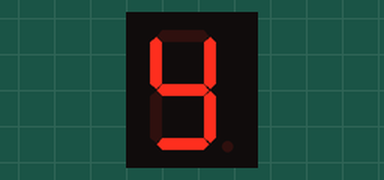
A sketch run on a simulated Arduino Uno, built with avr-gcc and run on an emulated ATmega328P. Shown: 1-digit seven-segment display. Wiring (inferred from the names in the program): 1-digit 7-segment display, segments lit when HIGH: segments pin 5, pin 6, pin 7, pin 8, pin 9, pin 10, pin 11. The segment pins are drawn as the display they are named for.

Above: at 0.1 s.
At 1.1 s:
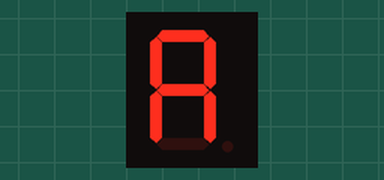
At 2.1 s:
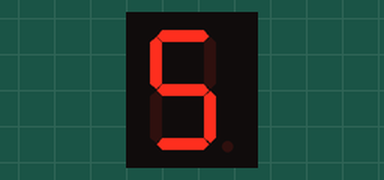
At 4.1 s:
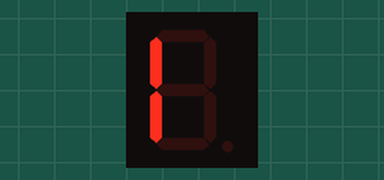
At 7.1 s:
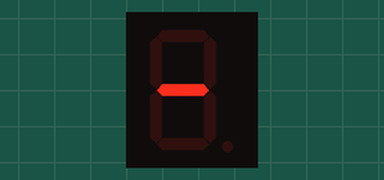
At 12.1 s:
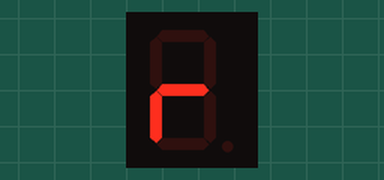

Measured:
- by itself, everything shown: repeats every 13.0 s, in 12 steps
- what the display in image 1 shows lasts 1.0 s, from 1.0 s to 2.0 s
- what the display in image 2 shows lasts 2.0 s, from 2.0 s to 4.0 s

The sketch:

Programa_1.ino
```cpp
/************************************************************************
**                                                                     **
**                TITOL: 7 segement amb Pulsado                        **
**                                                                     **
**                                                                     **
**   Nom : Yassine hakar                             DATA: 09/02/2017  **
************************************************************************/

//****************************INCLUDE ***********************************

//*************************** VARIABLES *********************************

int segA = 5;
int segB = 6;
int segC = 7;
int segD = 8;
int segE = 9;
int segF = 10;
int segG = 11;
//**************************** SERUP ************************************

void setup()
{
  pinMode(segA, OUTPUT);
  pinMode(segB, OUTPUT);
  pinMode(segC, OUTPUT);
  pinMode(segD, OUTPUT);
  pinMode(segE, OUTPUT);
  pinMode(segF, OUTPUT);
  pinMode(segG, OUTPUT);

  }

//******************************LOOP*************************************


void loop() {                        //inicia el bucle del probrama void loop()  {
 //Y
   digitalWrite(segA, LOW);
   digitalWrite(segB, HIGH);
   digitalWrite(segC, HIGH);
   digitalWrite(segD, HIGH);
   digitalWrite(segE, LOW);
   digitalWrite(segF, HIGH);
   digitalWrite(segG, HIGH);

  delay(1000);
  //A
   digitalWrite(segA, HIGH);
   digitalWrite(segB, HIGH);
   digitalWrite(segC, HIGH);
   digitalWrite(segD, LOW);
   digitalWrite(segE, HIGH);
   digitalWrite(segF, HIGH);
   digitalWrite(segG, HIGH);

  delay(1000);

   //S
   digitalWrite(segA, HIGH);
   digitalWrite(segB, LOW);
   digitalWrite(segC, HIGH);
   digitalWrite(segD, HIGH);
   digitalWrite(segE, LOW);
   digitalWrite(segF, HIGH);
   digitalWrite(segG, HIGH);

  delay(1000);

    //S
   digitalWrite(segA, HIGH);
   digitalWrite(segB, LOW);
   digitalWrite(segC, HIGH);
   digitalWrite(segD, HIGH);
   digitalWrite(segE, LOW);
   digitalWrite(segF, HIGH);
   digitalWrite(segG, HIGH);

  delay(1000);

    //I
   digitalWrite(segA, LOW);
   digitalWrite(segB, LOW);
   digitalWrite(segC, LOW);
   digitalWrite(segD, LOW);
   digitalWrite(segE, HIGH);
   digitalWrite(segF, HIGH);
   digitalWrite(segG, LOW);

  delay(1000);

    //N
   digitalWrite(segA, LOW);
   digitalWrite(segB, LOW);
   digitalWrite(segC, HIGH);
   digitalWrite(segD, LOW);
   digitalWrite(segE, HIGH);
   digitalWrite(segF, LOW);
   digitalWrite(segG, HIGH);

  delay(1000);

    //E
   digitalWrite(segA, HIGH);
   digitalWrite(segB, LOW);
   digitalWrite(segC, LOW);
   digitalWrite(segD, HIGH);
   digitalWrite(segE, HIGH);
   digitalWrite(segF, HIGH);
   digitalWrite(segG, HIGH);

  delay(1000);


    //_
   digitalWrite(segA, LOW);
   digitalWrite(segB, LOW);
   digitalWrite(segC, LOW);
   digitalWrite(segD, LOW);
   digitalWrite(segE, LOW);
   digitalWrite(segF, LOW);
   digitalWrite(segG, HIGH);

  delay(1000);

    //H
   digitalWrite(segA, LOW);
   digitalWrite(segB, HIGH);
   digitalWrite(segC, HIGH);
   digitalWrite(segD, LOW);
   digitalWrite(segE, HIGH);
   digitalWrite(segF, HIGH);
   digitalWrite(segG, HIGH);

  delay(1000);

      //A
   digitalWrite(segA, HIGH);
   digitalWrite(segB, HIGH);
   digitalWrite(segC, HIGH);
   digitalWrite(segD, LOW);
   digitalWrite(segE, HIGH);
   digitalWrite(segF, HIGH);
   digitalWrite(segG, HIGH);

  delay(1000);

      //K
   digitalWrite(segA, LOW);
   digitalWrite(segB, HIGH);
   digitalWrite(segC, HIGH);
   digitalWrite(segD, LOW);
   digitalWrite(segE, HIGH);
   digitalWrite(segF, HIGH);
   digitalWrite(segG, HIGH);

  delay(1000);

     //A
   digitalWrite(segA, HIGH);
   digitalWrite(segB, HIGH);
   digitalWrite(segC, HIGH);
   digitalWrite(segD, LOW);
   digitalWrite(segE, HIGH);
   digitalWrite(segF, HIGH);
   digitalWrite(segG, HIGH);

  delay(1000);

      //R
   digitalWrite(segA, LOW);
   digitalWrite(segB, LOW);
   digitalWrite(segC, LOW);
   digitalWrite(segD, LOW);
   digitalWrite(segE, HIGH);
   digitalWrite(segF, LOW);
   digitalWrite(segG, HIGH);

  delay(1000);
  }


//****************************** FUNCIONES ******************************}
```
